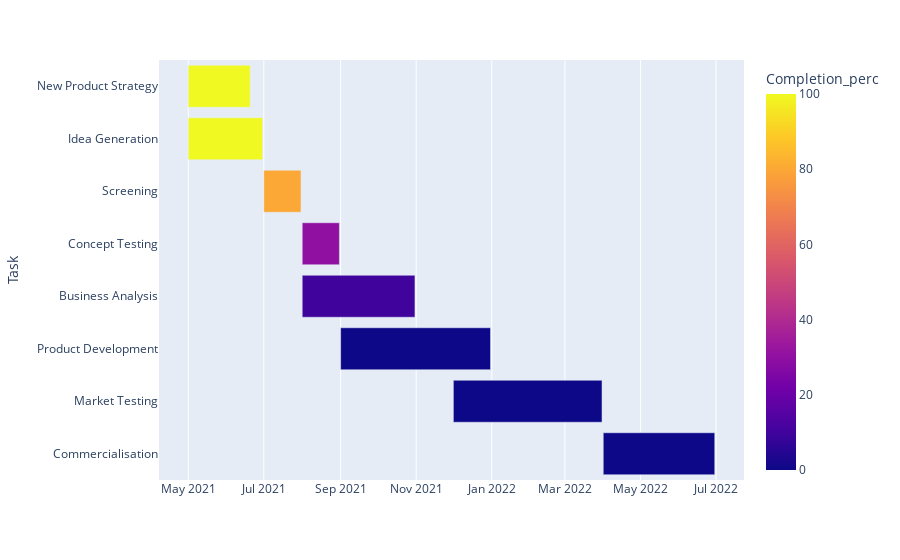

Here is the notebook cell this chart was saved with:
### Code cell
fig = px.timeline(data_frame=projects_timeline,
                  x_start="Start",
                  x_end="Finish",
                  y="Task",
                  color="Completion_perc")
fig.update_yaxes(autorange="reversed")
fig.show()

### Figure 1 — Plotly figure (JSON) as saved in the notebook; plotly's stock layout.template omitted (floating-point values rounded to 4 significant figures)
{"data": [{"alignmentgroup": "True", "base": ["2021-05-01T00:00:00", "2021-05-01T00:00:00", "2021-07-01T00:00:00", "2021-08-01T00:00:00", "2021-08-01T00:00:00", "2021-09-01T00:00:00", "2021-12-01T00:00:00", "2022-04-01T00:00:00"], "hovertemplate": "Start=%{base}<br>Finish=%{x}<br>Task=%{y}<br>Completion_perc=%{marker.color}<extra></extra>", "legendgroup": "", "marker": {"color": [100, 100, 80, 30, 10, 0, 0, 0], "coloraxis": "coloraxis"}, "name": "", "offsetgroup": "", "orientation": "h", "showlegend": false, "textposition": "auto", "type": "bar", "x": [4320000000, 5184000000, 2592000000, 2592000000, 7862400000, 10454400000, 10368000000, 7776000000], "xaxis": "x", "y": ["New Product Strategy", "Idea Generation", "Screening", "Concept Testing", "Business Analysis", "Product Development", "Market Testing", "Commercialisation"], "yaxis": "y"}], "layout": {"barmode": "overlay", "coloraxis": {"colorbar": {"title": {"text": "Completion_perc"}}, "colorscale": [[0, "#0d0887"], [0.1111, "#46039f"], [0.2222, "#7201a8"], [0.3333, "#9c179e"], [0.4444, "#bd3786"], [0.5556, "#d8576b"], [0.6667, "#ed7953"], [0.7778, "#fb9f3a"], [0.8889, "#fdca26"], [1, "#f0f921"]]}, "legend": {"tracegroupgap": 0}, "margin": {"t": 60}, "xaxis": {"anchor": "y", "domain": [0, 1], "type": "date"}, "yaxis": {"anchor": "x", "autorange": "reversed", "domain": [0, 1], "title": {"text": "Task"}}}}
